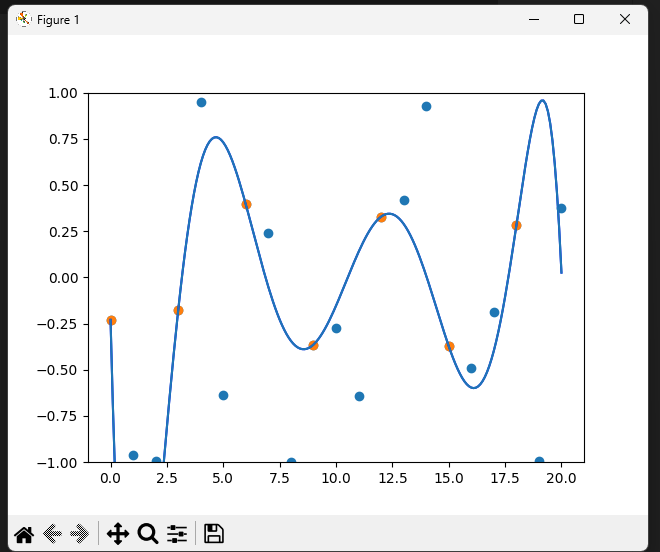

Write the Python code that produced this figure.
import numpy as np
import matplotlib.pyplot as plt


def elimf(a, z, x):
    y = np.zeros_like(x, dtype=float)
    l = len(z)
    for i in range(l):
        former = 1
        latter = np.ones_like(x, dtype=float)
        for j in range(1, l):
            former *= x - z[(i + j) % l].real
            latter *= z[i].real - z[(i + j) % l].real
        latter = a / l * (x - z[i].real) + z[i].imag / latter
        y += former * latter

    return y


def grad_a(z1, a, z2):
    grad = 0
    for z in z1:
        grad_t = 2 * (elimf(a, z2, z.real) - z.imag) * np.prod(z.real - z2.real)
        grad += grad_t
    grad /= len(z1)

    if np.abs(grad) > 5:
        return 5 * np.abs(grad) / grad

    return grad


def errf(z1, a, z2):
    err = 0
    for z in z1:
        err += (elimf(a, z2, z.real) - z.imag) ** 2

    return err / len(z1)


def update_z2(z1, a, z2):
    updated_z2 = z2.copy()

    for i, z in enumerate(z2):
        left = np.where(z1.real < z.real, z.real - z1.real, np.inf)
        right = np.where(z1.real > z.real, z1.real - z.real, np.inf)

        if left.size == 0 or right.size == 0:
            continue

        li = left.argmin()
        ri = right.argmin()

        lz2 = z2.copy()
        rz2 = z2.copy()

        if not np.isin(updated_z2, z1[li]).any() and not np.isin(z1, z1[li]).any():
            lz2[i] = z1[li]
        if not np.isin(updated_z2, z1[ri]).any() and not np.isin(z1, z1[ri]).any():
            rz2[i] = z1[ri]

        erri = np.array([errf(z1, a, z2), errf(z1, a, lz2), errf(z1, a, rz2)]).argmin()

        if erri == 0:
            updated_z2[i] = z
        elif erri == 1:
            updated_z2[i] = lz2[i]
        elif erri == 2:
            updated_z2[i] = rz2[i]

    return updated_z2


x = np.arange(0, 20.1, 0.1)
S = np.arange(0, 20.1, 1)
z1 = S + np.sin(np.random.normal(0, np.pi / 4, len(S))) * 1j

I = np.arange(0, 21, 3, dtype=int)
S2 = S[I]
z2 = S2 + z1[I].imag * 1j

a = 0
r = 0.00000001

plt.ylim((-1, 1))

epochs = 150

for i in range(epochs):
    y = elimf(a, z2, x)
    print(i, a, errf(z1, a, z2))

    new_z2 = update_z2(z1, a, z2)
    new_a = a - r * grad_a(z1, a, z2)

    z2 = new_z2
    a = new_a

plt.plot(x, y, color="blue")

plt.scatter(z1.real, z1.imag)
plt.scatter(z2.real, z2.imag)

plt.plot(x, y)

plt.show()
